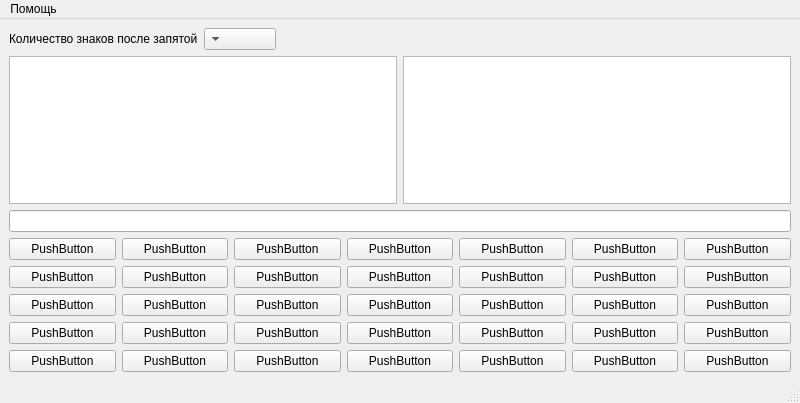
<?xml version="1.0" encoding="UTF-8"?>
<ui version="4.0">
 <class>MainWindow</class>
 <widget class="QMainWindow" name="MainWindow">
  <property name="geometry">
   <rect>
    <x>0</x>
    <y>0</y>
    <width>800</width>
    <height>403</height>
   </rect>
  </property>
  <property name="windowTitle">
   <string>MainWindow</string>
  </property>
  <widget class="QWidget" name="centralwidget">
   <layout class="QHBoxLayout" name="horizontalLayout">
    <item>
     <layout class="QGridLayout" name="gridLayout">
      <item row="2" column="0" colspan="2">
       <widget class="QLineEdit" name="lineEdit"/>
      </item>
      <item row="1" column="0">
       <widget class="QTextEdit" name="textEdit"/>
      </item>
      <item row="1" column="1">
       <widget class="QTextEdit" name="textEdit_2"/>
      </item>
      <item row="3" column="0" colspan="2">
       <layout class="QGridLayout" name="gridLayout_2">
        <item row="3" column="5">
         <widget class="QPushButton" name="pushButton_28">
          <property name="text">
           <string>PushButton</string>
          </property>
         </widget>
        </item>
        <item row="4" column="5">
         <widget class="QPushButton" name="pushButton_29">
          <property name="text">
           <string>PushButton</string>
          </property>
         </widget>
        </item>
        <item row="5" column="5">
         <widget class="QPushButton" name="pushButton_30">
          <property name="text">
           <string>PushButton</string>
          </property>
         </widget>
        </item>
        <item row="1" column="2">
         <widget class="QPushButton" name="pushButton_11">
          <property name="text">
           <string>PushButton</string>
          </property>
         </widget>
        </item>
        <item row="2" column="1">
         <widget class="QPushButton" name="pushButton_7">
          <property name="text">
           <string>PushButton</string>
          </property>
         </widget>
        </item>
        <item row="2" column="2">
         <widget class="QPushButton" name="pushButton_12">
          <property name="text">
           <string>PushButton</string>
          </property>
         </widget>
        </item>
        <item row="3" column="2">
         <widget class="QPushButton" name="pushButton_13">
          <property name="text">
           <string>PushButton</string>
          </property>
         </widget>
        </item>
        <item row="4" column="2">
         <widget class="QPushButton" name="pushButton_14">
          <property name="text">
           <string>PushButton</string>
          </property>
         </widget>
        </item>
        <item row="1" column="3">
         <widget class="QPushButton" name="pushButton_16">
          <property name="text">
           <string>PushButton</string>
          </property>
         </widget>
        </item>
        <item row="5" column="2">
         <widget class="QPushButton" name="pushButton_15">
          <property name="text">
           <string>PushButton</string>
          </property>
         </widget>
        </item>
        <item row="2" column="0">
         <widget class="QPushButton" name="pushButton_2">
          <property name="text">
           <string>PushButton</string>
          </property>
         </widget>
        </item>
        <item row="1" column="0">
         <widget class="QPushButton" name="pushButton">
          <property name="text">
           <string>PushButton</string>
          </property>
         </widget>
        </item>
        <item row="1" column="1">
         <widget class="QPushButton" name="pushButton_6">
          <property name="text">
           <string>PushButton</string>
          </property>
         </widget>
        </item>
        <item row="3" column="0">
         <widget class="QPushButton" name="pushButton_3">
          <property name="text">
           <string>PushButton</string>
          </property>
         </widget>
        </item>
        <item row="4" column="0">
         <widget class="QPushButton" name="pushButton_4">
          <property name="text">
           <string>PushButton</string>
          </property>
         </widget>
        </item>
        <item row="5" column="0">
         <widget class="QPushButton" name="pushButton_5">
          <property name="text">
           <string>PushButton</string>
          </property>
         </widget>
        </item>
        <item row="2" column="3">
         <widget class="QPushButton" name="pushButton_17">
          <property name="text">
           <string>PushButton</string>
          </property>
         </widget>
        </item>
        <item row="3" column="1">
         <widget class="QPushButton" name="pushButton_8">
          <property name="text">
           <string>PushButton</string>
          </property>
         </widget>
        </item>
        <item row="4" column="1">
         <widget class="QPushButton" name="pushButton_9">
          <property name="text">
           <string>PushButton</string>
          </property>
         </widget>
        </item>
        <item row="5" column="1">
         <widget class="QPushButton" name="pushButton_10">
          <property name="text">
           <string>PushButton</string>
          </property>
         </widget>
        </item>
        <item row="3" column="3">
         <widget class="QPushButton" name="pushButton_18">
          <property name="text">
           <string>PushButton</string>
          </property>
         </widget>
        </item>
        <item row="4" column="3">
         <widget class="QPushButton" name="pushButton_19">
          <property name="text">
           <string>PushButton</string>
          </property>
         </widget>
        </item>
        <item row="3" column="4">
         <widget class="QPushButton" name="pushButton_23">
          <property name="text">
           <string>PushButton</string>
          </property>
         </widget>
        </item>
        <item row="2" column="4">
         <widget class="QPushButton" name="pushButton_22">
          <property name="text">
           <string>PushButton</string>
          </property>
         </widget>
        </item>
        <item row="4" column="4">
         <widget class="QPushButton" name="pushButton_24">
          <property name="text">
           <string>PushButton</string>
          </property>
         </widget>
        </item>
        <item row="5" column="3">
         <widget class="QPushButton" name="pushButton_20">
          <property name="text">
           <string>PushButton</string>
          </property>
         </widget>
        </item>
        <item row="1" column="4">
         <widget class="QPushButton" name="pushButton_21">
          <property name="text">
           <string>PushButton</string>
          </property>
         </widget>
        </item>
        <item row="1" column="5">
         <widget class="QPushButton" name="pushButton_26">
          <property name="text">
           <string>PushButton</string>
          </property>
         </widget>
        </item>
        <item row="5" column="4">
         <widget class="QPushButton" name="pushButton_25">
          <property name="text">
           <string>PushButton</string>
          </property>
         </widget>
        </item>
        <item row="2" column="5">
         <widget class="QPushButton" name="pushButton_27">
          <property name="text">
           <string>PushButton</string>
          </property>
         </widget>
        </item>
        <item row="1" column="6">
         <widget class="QPushButton" name="pushButton_31">
          <property name="text">
           <string>PushButton</string>
          </property>
         </widget>
        </item>
        <item row="2" column="6">
         <widget class="QPushButton" name="pushButton_32">
          <property name="text">
           <string>PushButton</string>
          </property>
         </widget>
        </item>
        <item row="3" column="6">
         <widget class="QPushButton" name="pushButton_33">
          <property name="text">
           <string>PushButton</string>
          </property>
         </widget>
        </item>
        <item row="4" column="6">
         <widget class="QPushButton" name="pushButton_34">
          <property name="text">
           <string>PushButton</string>
          </property>
         </widget>
        </item>
        <item row="5" column="6">
         <widget class="QPushButton" name="pushButton_35">
          <property name="text">
           <string>PushButton</string>
          </property>
         </widget>
        </item>
       </layout>
      </item>
      <item row="0" column="0">
       <layout class="QHBoxLayout" name="horizontalLayout_2">
        <item>
         <widget class="QLabel" name="label">
          <property name="text">
           <string>Количество знаков после запятой</string>
          </property>
         </widget>
        </item>
        <item>
         <widget class="QComboBox" name="comboBox">
          <property name="layoutDirection">
           <enum>Qt::RightToLeft</enum>
          </property>
          <property name="maxCount">
           <number>20</number>
          </property>
          <property name="sizeAdjustPolicy">
           <enum>QComboBox::AdjustToContents</enum>
          </property>
          <property name="minimumContentsLength">
           <number>1</number>
          </property>
         </widget>
        </item>
        <item>
         <spacer name="horizontalSpacer">
          <property name="orientation">
           <enum>Qt::Horizontal</enum>
          </property>
          <property name="sizeHint" stdset="0">
           <size>
            <width>40</width>
            <height>20</height>
           </size>
          </property>
         </spacer>
        </item>
       </layout>
      </item>
     </layout>
    </item>
   </layout>
  </widget>
  <widget class="QMenuBar" name="menubar">
   <property name="geometry">
    <rect>
     <x>0</x>
     <y>0</y>
     <width>800</width>
     <height>21</height>
    </rect>
   </property>
   <widget class="QMenu" name="menu">
    <property name="title">
     <string>Помощь</string>
    </property>
    <addaction name="action"/>
    <addaction name="action_2"/>
   </widget>
   <addaction name="menu"/>
  </widget>
  <widget class="QStatusBar" name="statusbar"/>
  <action name="action">
   <property name="text">
    <string>Спарвка</string>
   </property>
  </action>
  <action name="action_2">
   <property name="text">
    <string>О программе</string>
   </property>
  </action>
 </widget>
 <resources/>
 <connections/>
</ui>
